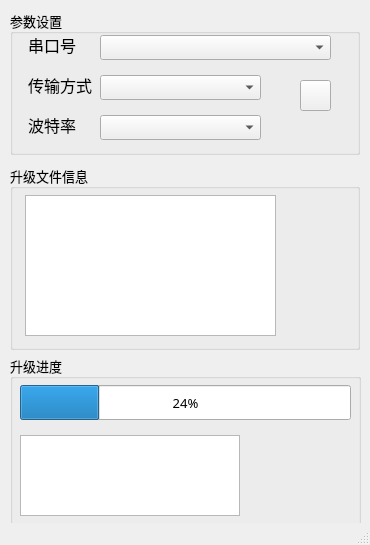
<?xml version="1.0" encoding="UTF-8"?>
<ui version="4.0">
 <class>MainWindow</class>
 <widget class="QMainWindow" name="MainWindow">
  <property name="geometry">
   <rect>
    <x>0</x>
    <y>0</y>
    <width>370</width>
    <height>545</height>
   </rect>
  </property>
  <property name="windowTitle">
   <string>MainWindow</string>
  </property>
  <widget class="QWidget" name="centralWidget">
   <widget class="QGroupBox" name="groupBox">
    <property name="geometry">
     <rect>
      <x>10</x>
      <y>10</y>
      <width>350</width>
      <height>145</height>
     </rect>
    </property>
    <property name="font">
     <font>
      <family>微软雅黑</family>
      <pointsize>10</pointsize>
      <weight>50</weight>
      <bold>false</bold>
     </font>
    </property>
    <property name="title">
     <string>参数设置</string>
    </property>
    <property name="flat">
     <bool>false</bool>
    </property>
    <widget class="QComboBox" name="comboBox_baudRate">
     <property name="geometry">
      <rect>
       <x>90</x>
       <y>105</y>
       <width>161</width>
       <height>25</height>
      </rect>
     </property>
    </widget>
    <widget class="QLabel" name="label">
     <property name="geometry">
      <rect>
       <x>18</x>
       <y>25</y>
       <width>50</width>
       <height>20</height>
      </rect>
     </property>
     <property name="font">
      <font>
       <family>微软雅黑</family>
       <pointsize>12</pointsize>
      </font>
     </property>
     <property name="text">
      <string>串口号</string>
     </property>
    </widget>
    <widget class="QLabel" name="label_2">
     <property name="geometry">
      <rect>
       <x>18</x>
       <y>105</y>
       <width>50</width>
       <height>20</height>
      </rect>
     </property>
     <property name="font">
      <font>
       <pointsize>12</pointsize>
      </font>
     </property>
     <property name="text">
      <string>波特率</string>
     </property>
    </widget>
    <widget class="QComboBox" name="comboBox_serialPort">
     <property name="geometry">
      <rect>
       <x>90</x>
       <y>25</y>
       <width>231</width>
       <height>25</height>
      </rect>
     </property>
    </widget>
    <widget class="QPushButton" name="pushButton_scanSerialPort">
     <property name="geometry">
      <rect>
       <x>290</x>
       <y>70</y>
       <width>31</width>
       <height>31</height>
      </rect>
     </property>
     <property name="font">
      <font>
       <family>微软雅黑</family>
       <pointsize>14</pointsize>
      </font>
     </property>
     <property name="styleSheet">
      <string notr="true">border-image: url(:/images/refresh_72px.png);</string>
     </property>
     <property name="text">
      <string/>
     </property>
    </widget>
    <widget class="QLabel" name="label_3">
     <property name="geometry">
      <rect>
       <x>18</x>
       <y>65</y>
       <width>70</width>
       <height>20</height>
      </rect>
     </property>
     <property name="font">
      <font>
       <pointsize>12</pointsize>
      </font>
     </property>
     <property name="text">
      <string>传输方式</string>
     </property>
    </widget>
    <widget class="QComboBox" name="comboBox_transmitionMode">
     <property name="geometry">
      <rect>
       <x>90</x>
       <y>65</y>
       <width>161</width>
       <height>25</height>
      </rect>
     </property>
    </widget>
   </widget>
   <widget class="QGroupBox" name="groupBox_2">
    <property name="geometry">
     <rect>
      <x>10</x>
      <y>165</y>
      <width>350</width>
      <height>185</height>
     </rect>
    </property>
    <property name="font">
     <font>
      <family>微软雅黑</family>
      <pointsize>10</pointsize>
     </font>
    </property>
    <property name="title">
     <string>升级文件信息</string>
    </property>
    <widget class="QTextBrowser" name="textBrowser">
     <property name="geometry">
      <rect>
       <x>15</x>
       <y>30</y>
       <width>251</width>
       <height>141</height>
      </rect>
     </property>
    </widget>
    <widget class="QPushButton" name="pushButton_openFile">
     <property name="geometry">
      <rect>
       <x>280</x>
       <y>30</y>
       <width>61</width>
       <height>141</height>
      </rect>
     </property>
     <property name="font">
      <font>
       <pointsize>14</pointsize>
      </font>
     </property>
     <property name="text">
      <string/>
     </property>
     <property name="flat">
      <bool>true</bool>
     </property>
    </widget>
   </widget>
   <widget class="QGroupBox" name="groupBox_3">
    <property name="geometry">
     <rect>
      <x>10</x>
      <y>355</y>
      <width>351</width>
      <height>175</height>
     </rect>
    </property>
    <property name="font">
     <font>
      <family>微软雅黑</family>
      <pointsize>10</pointsize>
      <weight>50</weight>
      <bold>false</bold>
     </font>
    </property>
    <property name="title">
     <string>升级进度</string>
    </property>
    <widget class="QTextBrowser" name="textBrowser_ResultDisplay">
     <property name="geometry">
      <rect>
       <x>10</x>
       <y>80</y>
       <width>220</width>
       <height>81</height>
      </rect>
     </property>
    </widget>
    <widget class="QPushButton" name="pushButton_startDownload">
     <property name="geometry">
      <rect>
       <x>240</x>
       <y>80</y>
       <width>100</width>
       <height>80</height>
      </rect>
     </property>
     <property name="styleSheet">
      <string notr="true"/>
     </property>
     <property name="text">
      <string/>
     </property>
     <property name="iconSize">
      <size>
       <width>98</width>
       <height>90</height>
      </size>
     </property>
     <property name="autoRepeat">
      <bool>false</bool>
     </property>
     <property name="default">
      <bool>false</bool>
     </property>
     <property name="flat">
      <bool>true</bool>
     </property>
    </widget>
    <widget class="QProgressBar" name="progressBar">
     <property name="geometry">
      <rect>
       <x>10</x>
       <y>30</y>
       <width>331</width>
       <height>35</height>
      </rect>
     </property>
     <property name="layoutDirection">
      <enum>Qt::LeftToRight</enum>
     </property>
     <property name="autoFillBackground">
      <bool>false</bool>
     </property>
     <property name="value">
      <number>24</number>
     </property>
    </widget>
   </widget>
  </widget>
  <widget class="QStatusBar" name="statusBar"/>
 </widget>
 <layoutdefault spacing="6" margin="11"/>
 <resources/>
 <connections/>
</ui>
